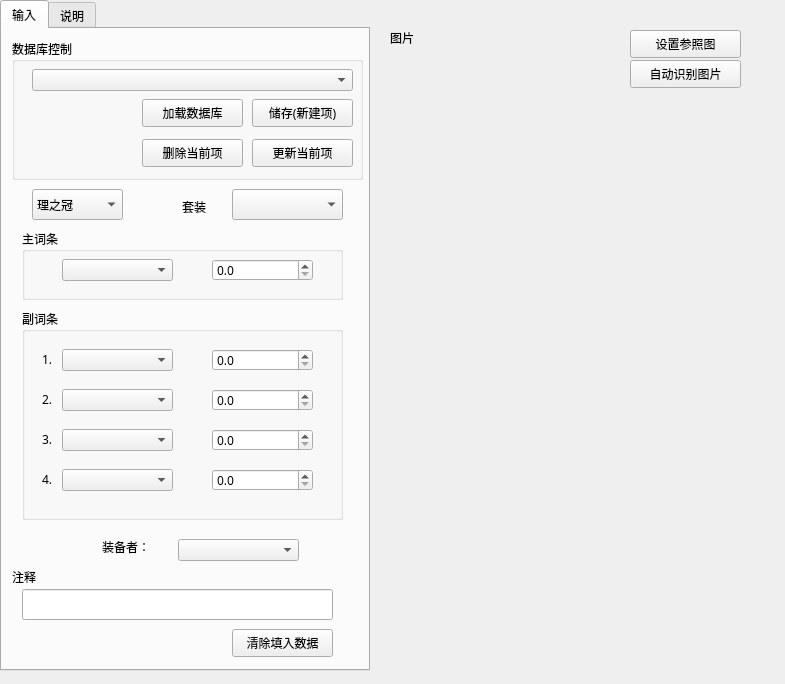
<?xml version="1.0" encoding="UTF-8"?>
<ui version="4.0">
 <class>Dialog</class>
 <widget class="QDialog" name="Dialog">
  <property name="geometry">
   <rect>
    <x>0</x>
    <y>0</y>
    <width>785</width>
    <height>684</height>
   </rect>
  </property>
  <property name="minimumSize">
   <size>
    <width>785</width>
    <height>660</height>
   </size>
  </property>
  <property name="maximumSize">
   <size>
    <width>785</width>
    <height>800</height>
   </size>
  </property>
  <property name="font">
   <font>
    <family>汉仪文黑-85W</family>
   </font>
  </property>
  <property name="focusPolicy">
   <enum>Qt::NoFocus</enum>
  </property>
  <property name="windowTitle">
   <string>Dialog</string>
  </property>
  <widget class="QTabWidget" name="tabWidget">
   <property name="geometry">
    <rect>
     <x>0</x>
     <y>0</y>
     <width>370</width>
     <height>671</height>
    </rect>
   </property>
   <property name="minimumSize">
    <size>
     <width>370</width>
     <height>540</height>
    </size>
   </property>
   <property name="maximumSize">
    <size>
     <width>370</width>
     <height>800</height>
    </size>
   </property>
   <property name="currentIndex">
    <number>0</number>
   </property>
   <widget class="QWidget" name="tab">
    <property name="styleSheet">
     <string notr="true">
font: 9pt &quot;汉仪文黑-85W&quot;;
</string>
    </property>
    <attribute name="title">
     <string>输入</string>
    </attribute>
    <widget class="QLineEdit" name="le_cmt">
     <property name="geometry">
      <rect>
       <x>20</x>
       <y>560</y>
       <width>311</width>
       <height>31</height>
      </rect>
     </property>
    </widget>
    <widget class="QComboBox" name="cb_pos">
     <property name="geometry">
      <rect>
       <x>30</x>
       <y>160</y>
       <width>91</width>
       <height>31</height>
      </rect>
     </property>
     <item>
      <property name="text">
       <string>理之冠</string>
      </property>
     </item>
     <item>
      <property name="text">
       <string>时之沙</string>
      </property>
     </item>
     <item>
      <property name="text">
       <string>空之杯</string>
      </property>
     </item>
     <item>
      <property name="text">
       <string>生之花</string>
      </property>
     </item>
     <item>
      <property name="text">
       <string>死之羽</string>
      </property>
     </item>
    </widget>
    <widget class="QPushButton" name="pb_clear">
     <property name="geometry">
      <rect>
       <x>230</x>
       <y>600</y>
       <width>101</width>
       <height>28</height>
      </rect>
     </property>
     <property name="focusPolicy">
      <enum>Qt::NoFocus</enum>
     </property>
     <property name="text">
      <string>清除填入数据</string>
     </property>
    </widget>
    <widget class="QGroupBox" name="groupBox">
     <property name="geometry">
      <rect>
       <x>20</x>
       <y>200</y>
       <width>321</width>
       <height>71</height>
      </rect>
     </property>
     <property name="title">
      <string>主词条</string>
     </property>
     <widget class="QComboBox" name="cb_main">
      <property name="geometry">
       <rect>
        <x>40</x>
        <y>30</y>
        <width>111</width>
        <height>22</height>
       </rect>
      </property>
     </widget>
     <widget class="QDoubleSpinBox" name="digit_main">
      <property name="geometry">
       <rect>
        <x>190</x>
        <y>30</y>
        <width>101</width>
        <height>22</height>
       </rect>
      </property>
      <property name="decimals">
       <number>1</number>
      </property>
      <property name="maximum">
       <double>5000.000000000000000</double>
      </property>
      <property name="singleStep">
       <double>1.000000000000000</double>
      </property>
     </widget>
    </widget>
    <widget class="QGroupBox" name="groupBox_4">
     <property name="geometry">
      <rect>
       <x>20</x>
       <y>280</y>
       <width>321</width>
       <height>211</height>
      </rect>
     </property>
     <property name="title">
      <string>副词条</string>
     </property>
     <widget class="QLabel" name="label_4">
      <property name="geometry">
       <rect>
        <x>20</x>
        <y>40</y>
        <width>61</width>
        <height>21</height>
       </rect>
      </property>
      <property name="text">
       <string>1.</string>
      </property>
     </widget>
     <widget class="QLabel" name="label_8">
      <property name="geometry">
       <rect>
        <x>20</x>
        <y>160</y>
        <width>101</width>
        <height>21</height>
       </rect>
      </property>
      <property name="text">
       <string>4.</string>
      </property>
     </widget>
     <widget class="QLabel" name="label_7">
      <property name="geometry">
       <rect>
        <x>20</x>
        <y>120</y>
        <width>71</width>
        <height>21</height>
       </rect>
      </property>
      <property name="text">
       <string>3.</string>
      </property>
     </widget>
     <widget class="QLabel" name="label_5">
      <property name="geometry">
       <rect>
        <x>20</x>
        <y>80</y>
        <width>61</width>
        <height>21</height>
       </rect>
      </property>
      <property name="text">
       <string>2.</string>
      </property>
     </widget>
     <widget class="QComboBox" name="cb_sub_1">
      <property name="geometry">
       <rect>
        <x>40</x>
        <y>40</y>
        <width>111</width>
        <height>22</height>
       </rect>
      </property>
     </widget>
     <widget class="QComboBox" name="cb_sub_2">
      <property name="geometry">
       <rect>
        <x>40</x>
        <y>80</y>
        <width>111</width>
        <height>22</height>
       </rect>
      </property>
     </widget>
     <widget class="QComboBox" name="cb_sub_3">
      <property name="geometry">
       <rect>
        <x>40</x>
        <y>120</y>
        <width>111</width>
        <height>22</height>
       </rect>
      </property>
     </widget>
     <widget class="QComboBox" name="cb_sub_4">
      <property name="geometry">
       <rect>
        <x>40</x>
        <y>160</y>
        <width>111</width>
        <height>22</height>
       </rect>
      </property>
     </widget>
     <widget class="QDoubleSpinBox" name="digit_sub_1">
      <property name="geometry">
       <rect>
        <x>190</x>
        <y>40</y>
        <width>101</width>
        <height>22</height>
       </rect>
      </property>
      <property name="decimals">
       <number>1</number>
      </property>
      <property name="maximum">
       <double>5000.000000000000000</double>
      </property>
     </widget>
     <widget class="QDoubleSpinBox" name="digit_sub_2">
      <property name="geometry">
       <rect>
        <x>190</x>
        <y>80</y>
        <width>101</width>
        <height>22</height>
       </rect>
      </property>
      <property name="decimals">
       <number>1</number>
      </property>
      <property name="maximum">
       <double>5000.000000000000000</double>
      </property>
     </widget>
     <widget class="QDoubleSpinBox" name="digit_sub_3">
      <property name="geometry">
       <rect>
        <x>190</x>
        <y>120</y>
        <width>101</width>
        <height>22</height>
       </rect>
      </property>
      <property name="decimals">
       <number>1</number>
      </property>
      <property name="maximum">
       <double>5000.000000000000000</double>
      </property>
     </widget>
     <widget class="QDoubleSpinBox" name="digit_sub_4">
      <property name="geometry">
       <rect>
        <x>190</x>
        <y>160</y>
        <width>101</width>
        <height>22</height>
       </rect>
      </property>
      <property name="decimals">
       <number>1</number>
      </property>
      <property name="maximum">
       <double>5000.000000000000000</double>
      </property>
     </widget>
    </widget>
    <widget class="QComboBox" name="cb_aeffect">
     <property name="geometry">
      <rect>
       <x>230</x>
       <y>160</y>
       <width>111</width>
       <height>31</height>
      </rect>
     </property>
    </widget>
    <widget class="QLabel" name="label">
     <property name="geometry">
      <rect>
       <x>180</x>
       <y>170</y>
       <width>31</width>
       <height>16</height>
      </rect>
     </property>
     <property name="text">
      <string>套装</string>
     </property>
    </widget>
    <widget class="QLabel" name="label_2">
     <property name="geometry">
      <rect>
       <x>10</x>
       <y>540</y>
       <width>72</width>
       <height>15</height>
      </rect>
     </property>
     <property name="text">
      <string>注释</string>
     </property>
    </widget>
    <widget class="QGroupBox" name="groupBox_2">
     <property name="geometry">
      <rect>
       <x>10</x>
       <y>10</y>
       <width>351</width>
       <height>141</height>
      </rect>
     </property>
     <property name="autoFillBackground">
      <bool>false</bool>
     </property>
     <property name="title">
      <string>数据库控制</string>
     </property>
     <widget class="QComboBox" name="cb_db">
      <property name="geometry">
       <rect>
        <x>20</x>
        <y>30</y>
        <width>321</width>
        <height>22</height>
       </rect>
      </property>
     </widget>
     <widget class="QPushButton" name="pb_lookupdb">
      <property name="geometry">
       <rect>
        <x>130</x>
        <y>60</y>
        <width>101</width>
        <height>28</height>
       </rect>
      </property>
      <property name="focusPolicy">
       <enum>Qt::NoFocus</enum>
      </property>
      <property name="text">
       <string>加载数据库</string>
      </property>
     </widget>
     <widget class="QPushButton" name="pb_db_del">
      <property name="geometry">
       <rect>
        <x>130</x>
        <y>100</y>
        <width>101</width>
        <height>28</height>
       </rect>
      </property>
      <property name="focusPolicy">
       <enum>Qt::NoFocus</enum>
      </property>
      <property name="text">
       <string>删除当前项</string>
      </property>
     </widget>
     <widget class="QPushButton" name="pb_db_update">
      <property name="geometry">
       <rect>
        <x>240</x>
        <y>100</y>
        <width>101</width>
        <height>28</height>
       </rect>
      </property>
      <property name="focusPolicy">
       <enum>Qt::NoFocus</enum>
      </property>
      <property name="text">
       <string>更新当前项</string>
      </property>
     </widget>
     <widget class="QPushButton" name="pb_savedb">
      <property name="geometry">
       <rect>
        <x>240</x>
        <y>60</y>
        <width>101</width>
        <height>28</height>
       </rect>
      </property>
      <property name="focusPolicy">
       <enum>Qt::NoFocus</enum>
      </property>
      <property name="text">
       <string>储存(新建项)</string>
      </property>
     </widget>
    </widget>
    <widget class="QLabel" name="label_3">
     <property name="geometry">
      <rect>
       <x>100</x>
       <y>510</y>
       <width>72</width>
       <height>15</height>
      </rect>
     </property>
     <property name="text">
      <string>装备者：</string>
     </property>
    </widget>
    <widget class="QComboBox" name="cb_owner">
     <property name="geometry">
      <rect>
       <x>176</x>
       <y>510</y>
       <width>121</width>
       <height>22</height>
      </rect>
     </property>
    </widget>
   </widget>
   <widget class="QWidget" name="tab_2">
    <property name="maximumSize">
     <size>
      <width>16777215</width>
      <height>540</height>
     </size>
    </property>
    <attribute name="title">
     <string>说明</string>
    </attribute>
    <widget class="QPlainTextEdit" name="plainTextEdit">
     <property name="geometry">
      <rect>
       <x>0</x>
       <y>0</y>
       <width>361</width>
       <height>621</height>
      </rect>
     </property>
     <property name="maximumSize">
      <size>
       <width>16777215</width>
       <height>900</height>
      </size>
     </property>
     <property name="styleSheet">
      <string notr="true">background-color: rgb(224, 234, 244);
font: 9pt &quot;汉仪文黑-85W&quot;;</string>
     </property>
     <property name="plainText">
      <string>
图片ocr可以选择一个图片自动识别信息（需要有网络，用百度提供的免费识别服务）

更换图片，更换当前数据项的图片信息

加载数据库，从数据库里加载存储的圣遗物

存储（新建） 新增一个数据记录

更新      改变当前加载的圣遗物数据

删除    删除当前加载的圣遗物

</string>
     </property>
    </widget>
   </widget>
  </widget>
  <widget class="QLabel" name="label_pic">
   <property name="geometry">
    <rect>
     <x>390</x>
     <y>30</y>
     <width>72</width>
     <height>15</height>
    </rect>
   </property>
   <property name="text">
    <string>图片</string>
   </property>
  </widget>
  <widget class="QPushButton" name="pb_link_pic">
   <property name="geometry">
    <rect>
     <x>630</x>
     <y>30</y>
     <width>111</width>
     <height>28</height>
    </rect>
   </property>
   <property name="focusPolicy">
    <enum>Qt::NoFocus</enum>
   </property>
   <property name="text">
    <string>设置参照图</string>
   </property>
  </widget>
  <widget class="QPushButton" name="pb_openimg">
   <property name="geometry">
    <rect>
     <x>630</x>
     <y>60</y>
     <width>111</width>
     <height>28</height>
    </rect>
   </property>
   <property name="focusPolicy">
    <enum>Qt::NoFocus</enum>
   </property>
   <property name="text">
    <string>自动识别图片</string>
   </property>
  </widget>
  <widget class="QLabel" name="label_id">
   <property name="geometry">
    <rect>
     <x>700</x>
     <y>630</y>
     <width>72</width>
     <height>15</height>
    </rect>
   </property>
   <property name="text">
    <string/>
   </property>
  </widget>
 </widget>
 <resources/>
 <connections/>
</ui>
